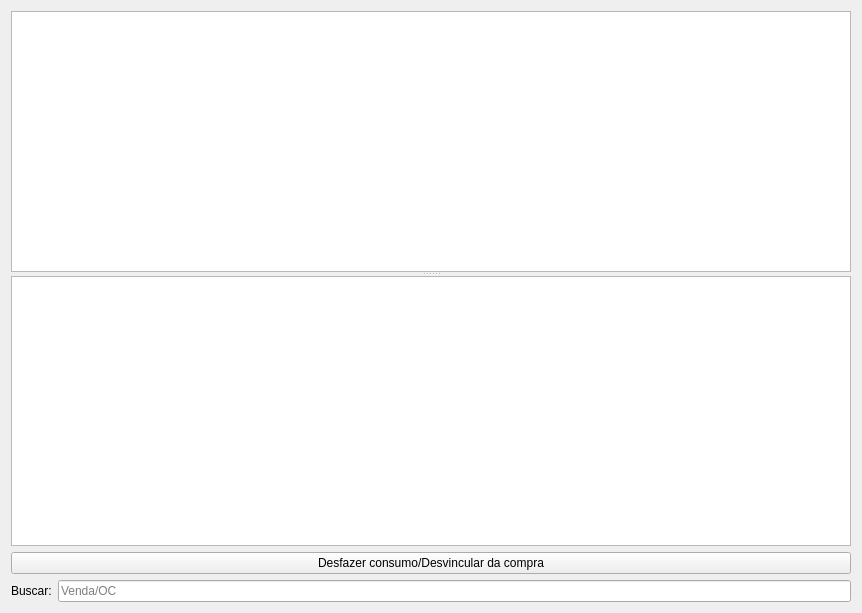
<?xml version="1.0" encoding="UTF-8"?>
<ui version="4.0">
 <class>WidgetCompraConsumos</class>
 <widget class="QWidget" name="WidgetCompraConsumos">
  <property name="geometry">
   <rect>
    <x>0</x>
    <y>0</y>
    <width>862</width>
    <height>613</height>
   </rect>
  </property>
  <property name="windowTitle">
   <string>Form</string>
  </property>
  <layout class="QGridLayout" name="gridLayout_2">
   <item row="0" column="0" colspan="2">
    <widget class="QSplitter" name="splitter">
     <property name="orientation">
      <enum>Qt::Vertical</enum>
     </property>
     <widget class="TableView" name="tablePedido">
      <property name="mouseTracking">
       <bool>true</bool>
      </property>
      <property name="editTriggers">
       <set>QAbstractItemView::NoEditTriggers</set>
      </property>
      <property name="selectionMode">
       <enum>QAbstractItemView::SingleSelection</enum>
      </property>
      <property name="selectionBehavior">
       <enum>QAbstractItemView::SelectRows</enum>
      </property>
     </widget>
     <widget class="QWidget" name="layoutWidget">
      <layout class="QGridLayout" name="gridLayout">
       <item row="0" column="0">
        <widget class="TableView" name="tableProduto">
         <property name="mouseTracking">
          <bool>true</bool>
         </property>
         <property name="editTriggers">
          <set>QAbstractItemView::NoEditTriggers</set>
         </property>
         <property name="selectionMode">
          <enum>QAbstractItemView::SingleSelection</enum>
         </property>
         <property name="selectionBehavior">
          <enum>QAbstractItemView::SelectRows</enum>
         </property>
        </widget>
       </item>
       <item row="1" column="0">
        <widget class="QPushButton" name="pushButtonDesfazerConsumo">
         <property name="enabled">
          <bool>true</bool>
         </property>
         <property name="text">
          <string>Desfazer consumo/Desvincular da compra</string>
         </property>
        </widget>
       </item>
      </layout>
     </widget>
    </widget>
   </item>
   <item row="1" column="0">
    <widget class="QLabel" name="label">
     <property name="text">
      <string>Buscar:</string>
     </property>
    </widget>
   </item>
   <item row="1" column="1">
    <widget class="QLineEdit" name="lineEditBusca">
     <property name="placeholderText">
      <string>Venda/OC</string>
     </property>
    </widget>
   </item>
  </layout>
 </widget>
 <customwidgets>
  <customwidget>
   <class>TableView</class>
   <extends>QTableView</extends>
   <header>src/tableview.h</header>
  </customwidget>
 </customwidgets>
 <resources/>
 <connections/>
</ui>
